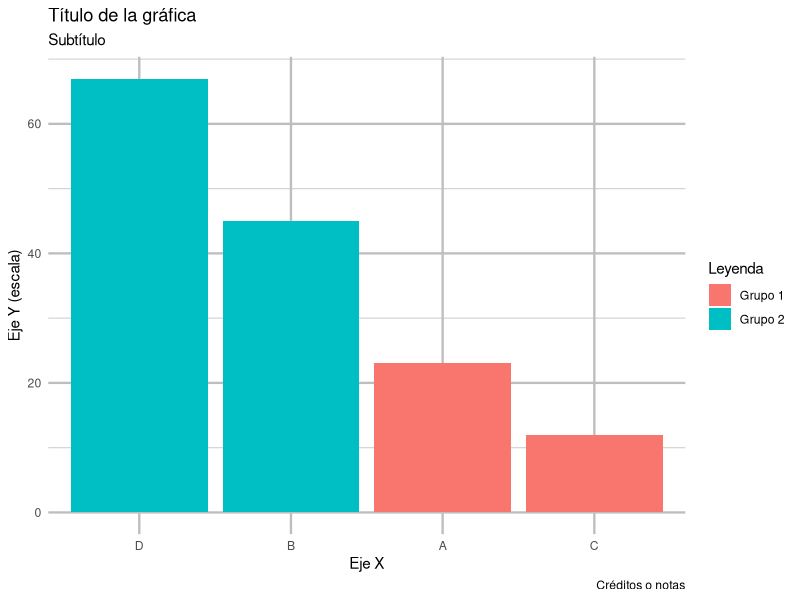

Here is the R script that generated this plot:
## ---- chunk 1
#| label: fig-elementos-grafico
#| fig-cap: "Esquema que muestra los elementos básicos de una gráfica"
library(ggplot2)

# Crear un conjunto de datos de ejemplo
datos <- data.frame(
  Categorias = c("A", "B", "C", "D"),
  Valores = c(23, 45, 12, 67),
  Grupo = c("Grupo 1", "Grupo 2", "Grupo 1", "Grupo 2")
)

# Crear la gráfica de barras
ggplot(datos, aes(x = reorder(Categorias, -Valores), y = Valores, fill = Grupo)) +
  geom_bar(stat = "identity") +
  labs(
    title = "Título de la gráfica",
    subtitle = "Subtítulo",
    x = "Eje X",                      
    y = "Eje Y (escala)",
    fill = "Leyenda",
    caption = "Créditos o notas"
  ) +
  theme_minimal() +                    
  theme(
    panel.grid.major = element_line(color = "grey", size = 0.8),
    panel.grid.minor = element_line(color = "lightgrey", size = 0.4)
  )
